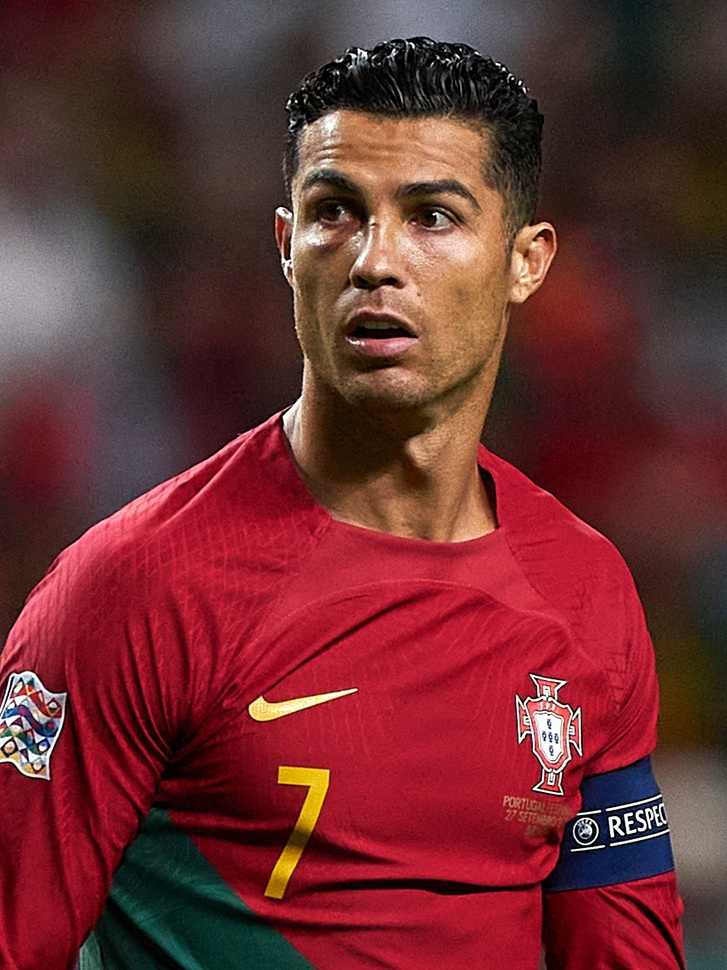
#> input picture fotos/cristiano.jpg, 727 x 970 px, shrunk from 1953 x 2605 before the run; its folder holds 4 pictures in this run
$ python treinamento.py
#> lines starting #> are read from the running program, lines starting #| are printed output that depends on the picture
import cv2 as cv
from PIL import Image
import numpy as np
import os

reconhecedor = cv.face.LBPHFaceRecognizer_create(
    radius=2, neighbors=3, grid_x=8, grid_y=8)

classificador = cv.CascadeClassifier(
    cv.data.haarcascades + "haarcascade_frontalface_default.xml")


def classificar_imagens(pasta):
#> called with pasta = './fotos'
    imagens = [os.path.join(pasta, f) for f in os.listdir(pasta)]

    print(imagens)

    rostos_finais = []
    indexes = []
    labels = []

    for imagem in imagens:
        img = Image.open(imagem).convert("L")
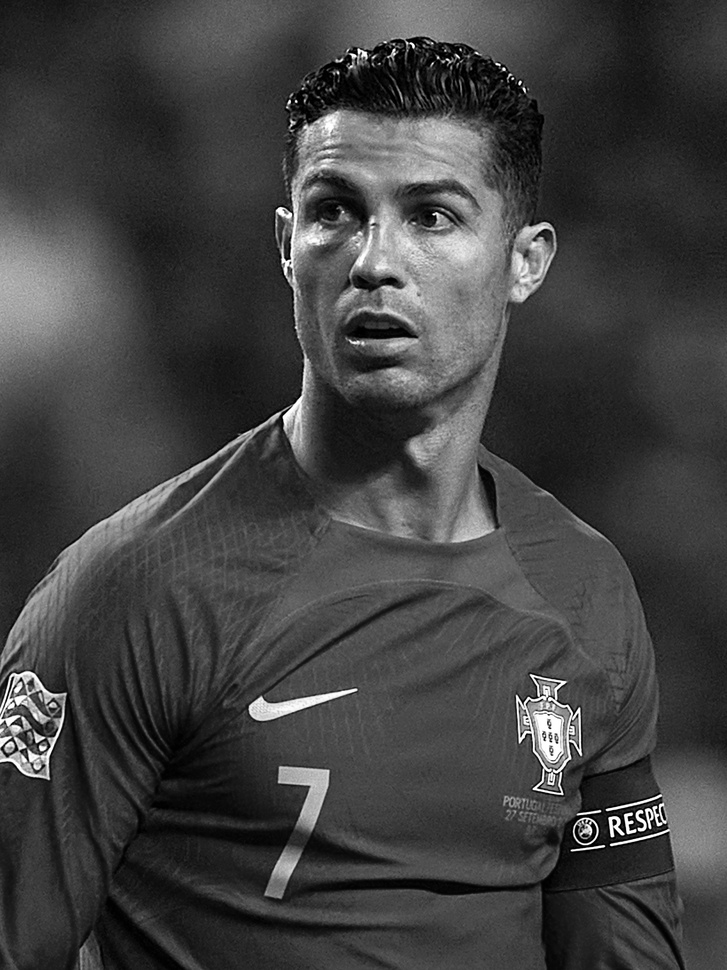
#> img: PIL image 727x970 L; min 0, max 255, mean 65.5
        img = np.array(img, 'uint8')

        index = imagens.index(imagem)

        rostos = classificador.detectMultiScale(img, 1.3, 5)
#> rostos = [[239, 91, 296, 296]]

        for (x, y, w, h) in rostos:
            rostos_finais.append(img[y:y+h, x:x+w])
            labels.append(imagem.split('/')[-1].split('.')[0])
            indexes.append(index)
#> this loop made 1 pass
#> after the loop, indexes = [0]; labels = ['cristiano']; rostos_finais = 1 item
#> pass 2 of the loop in classificar_imagens, `for imagem in imagens:`:
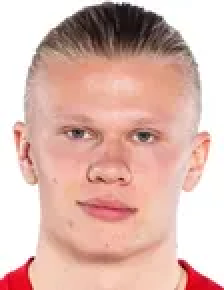
#> input picture fotos/haaland.webp, 112 x 145 px, shrunk from 300 x 390 before the run (shown 2 times larger)
#> in classificar_imagens, `img = Image.open(imagem).convert("L")`:
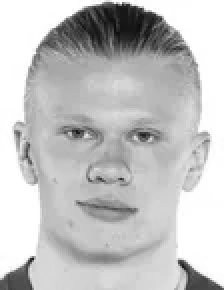
#> img: PIL image 112x145 L (shown 2 times larger); min 12, max 255, mean 195
#> index = 1
#> rostos = [[9, 34, 86, 86]]
#> the loop in classificar_imagens, `for (x, y, w, h) in rostos:` made 1 pass
#> after the loop in classificar_imagens, `for (x, y, w, h) in rostos:`: indexes = [0, 1]; labels = ['cristiano', 'haaland']; rostos_finais = 2 items
#> pass 3 of the loop in classificar_imagens, `for imagem in imagens:`:
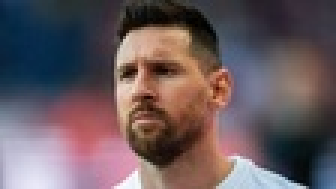
#> input picture fotos/messi.jpeg, 112 x 63 px, shrunk from 300 x 168 before the run (shown 3 times larger)
#> in classificar_imagens, `img = Image.open(imagem).convert("L")`:
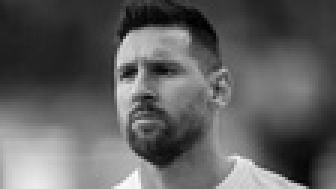
#> img: PIL image 112x63 L (shown 3 times larger); min 1, max 253, mean 94.7
#> index = 2
#> rostos = ()
#> the loop made 4 passes; the first 3 are shown

    return rostos_finais, indexes, labels


rostos, indexes, labels = classificar_imagens('./fotos')

reconhecedor.train(rostos, np.array(indexes))
reconhecedor.write('./modelos/modelo.yml')

with open('./modelos/modelo.txt', 'w') as f:
    for label in labels:
        f.write(label)
        f.write('\n')

    f.close()


print(f"{len(np.unique(indexes))} rostos treinados, {indexes}")
